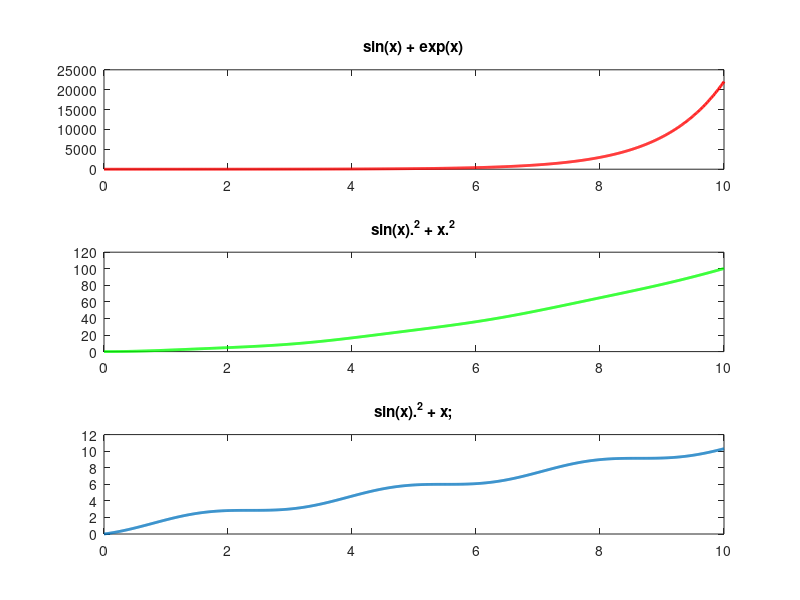
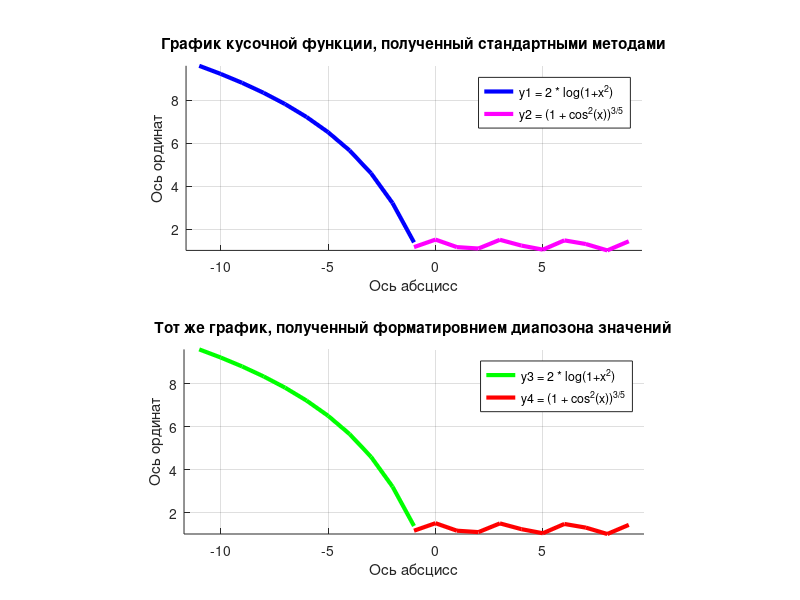

The MATLAB source for these figures, in order:
% Задание диапозона x
x = 0:0.01:10;

% Объявление и инициализация функций f1,f2,f3
f1 = sin(x) + exp(x);
f2 = sin(x).^2 + x.^2;
f3 = sin(x).^2 + x;

% Создание графического окна 600x550px
figure('Name','Графики трёх функций из таблицы', 'NumberTitle','off', 'Position', [150 150 600 550]);

% Деление рабочего онка на 3 равные части и отрисовка в каждом секторе
% соответсвующего графика функций f1,f2,f3
subplot(3,1,1); plot(x,f1,'r','LineWidth',2); title('sin(x) + exp(x)');
subplot(3,1,2); plot(x,f2,'g','LineWidth',2); title('sin(x).^2 + x.^2');
subplot(3,1,3); plot(x,f3,'LineWidth',2); title('sin(x).^2 + x;');

% ////////////////////////////////////////////////////

% Объявление и обнуление множества абсцисс x1 и x2
x1 = 0; x2 = 0;

% Инициализация множество абсцисс методом цикла с заданным количеством
% повторений
for i = 1:11
    x1(i) = -i;
    x2(i) = i-2;
end

% Объявление и инициализаций "кусочков" y1 и y2 заданной функции
y1 = 2 * log(1+x1.^2);
y2 = (1 + cos(x2).^2).^(3/5);

% ////////////////////////////////////////////////////

% Объявление и задание диапозона для множества абсцисс x3 и x4
x3 = -11:1:-1; x4 = -1:1:9;

% Объявление и инициализаций "кусочков" y3 и y4 заданной функции
y3 = 2 * log(1+x3.^2);
y4 = (1 + cos(x4).^2).^(3/5);

% Создание графического окна 600x550px цианового цвета
figure('Name','Графики кусочной функции', 'NumberTitle','off', 'Color','c', 'Position', [800 150 600 550]);

% Деление рабочего окна на 2 части, обращение к 1 сектору
subplot(2,1,1);
% Включение сетки
grid on;
% Запоминание рез-ов
hold on;
% Задание одинакового масштаба по всем осям
axis equal;
% Построение графиков y1 и y2
plot(x1,y1,'b','LineWidth',3);
plot(x2,y2,'m','LineWidth',3);
% Заголовок кусочной функции
title('График кусочной функции, полученный стандартными методами');
% Легенда для каждого "кусочка" функции
legend('y1 = 2 * log(1+x^2)', 'y2 = (1 + cos^2(x))^3^/^5');
% Подписи к осям координат
xlabel('Ось абсцисс');
ylabel('Ось ординат');

% Деление рабочего окна на 2 части, обращение к 1 сектору
subplot(2,1,2);
% Запоминание рез-ов
hold on;
% Включение сетки
grid on;
% Задание одинакового масштаба по всем осям
axis equal;
% Построение графиков y3 и y4
plot(x3,y3,'g','LineWidth',3);
plot(x4,y4,'r','LineWidth',3);
% Заголовок кусочной функции
title('Тот же график, полученный форматировнием диапозона значений');
% Легенда для каждого "кусочка" функции
legend('y3 = 2 * log(1+x^2)','y4 = (1 + cos^2(x))^3^/^5');
% Подписи к осям координат
xlabel('Ось абсцисс');
ylabel('Ось ординат');

